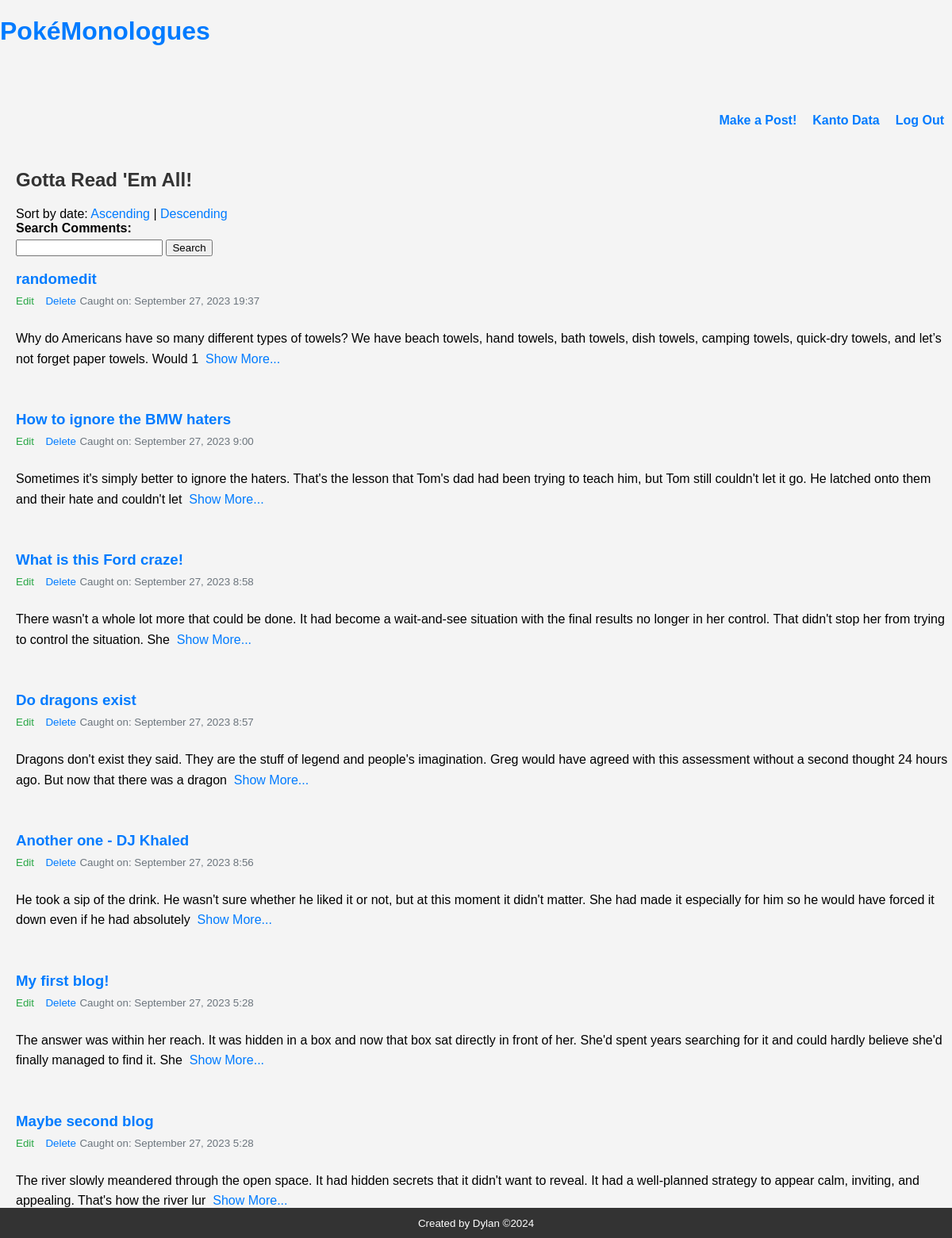
The page / on the database its author committed.
### tables this page shows
CREATE TABLE `blog` (
  `id` int NOT NULL,
  `title` varchar(250) NOT NULL,
  `content` text NOT NULL,
  `date_posted` timestamp NOT NULL DEFAULT CURRENT_TIMESTAMP
);

### index.php (the view, shortened to what this page needs)
<?php
require('connect.php');
$sort = isset($_GET['sort']) ? $_GET['sort'] : 'desc';
$query = "SELECT * FROM blog ORDER BY date_posted $sort";
$searchTerm = isset($_GET['search']) ? $_GET['search'] : '';
$query .= " LIMIT 10";
$statement = $db->prepare($query);
$statement->execute();
?>
<!DOCTYPE html>
<html lang="en">
<head>
    <link rel="stylesheet" href="main.css">
</head>
<body>
    <?php include('nav.php'); ?>
    <main class="containerBlog">
        <h2>Gotta Read 'Em All!</h2>
        <div class="sort-links">
            Sort by date:
            <a href="?sort=asc">Ascending</a> |
            <a href="?sort=desc">Descending</a>
        </div>
        <form action="" method="GET">
            <label for="search">Search Comments:</label>
            <input type="text" id="search" name="search" value="<?= htmlspecialchars($searchTerm) ?>">
            <button type="submit">Search</button>
        </form>
        <?php while($row = $statement->fetch()): ?>
                <h3 class="blog-post-title">
            <a href="show.php?id=<?=$row['id']?>"><?=$row['title']?></a>
        </h3>
        <small><a href="edit.php?id=<?=$row['id']?>" class="blog-post-edit">Edit</a></small>
        <small><a href="delete.php?id=<?=$row['id']?>" class="blog-post-delete">Delete</a></small>
        <small class="blog-post-date">
            Caught on: <time datetime="<?=$row['date_posted']?>">
                <?=date_format(date_create($row['date_posted']), 'F j, Y G:i') ?>
            <time>
        </small> <br>
        <p class="blog-post-content">
            <?php if(strlen($row['content']) > 200) : ?>
                <?=substr($row['content'], 0, 200)?>
                <a href="show.php?id=<?=$row['id']?>">&nbsp;Show More...</a>
            <?php else: ?>
                <?= $row['content'] ?>
            <?php endif ?>
        </p><br>
    <?php endwhile; ?>
    </main>
    <?php include('footer.php'); ?>
</body>
</html>

### main.css (style rules this page uses)
body { font-family: 'Arial', sans-serif; margin: 0; padding: 0; background-color: #f4f4f4; }
.containerBlog { margin: 0px 0px 0px 20px; }
h1, h2, h3 { color: #333; }
a { color: #007BFF; text-decoration: none; }
.blog-post-title { margin-bottom: 5px; }
.blog-post-edit { color: #28a745; margin-right: 10px; }
.blog-post-date { color: #6c757d; }
.blog-post-content { line-height: 1.5; }
.blog-post-title { color: #333; padding-bottom: 2px; }
.blog-post-content { line-height: 1.6; padding-top: 10px; }
label { display: block; margin-bottom: 5px; font-weight: bold; }
button { cursor: pointer; }

### rows shown on the page
blog: title "randomedit", date_posted "September 27, 2023 19:37", content "Why do Americans have so many different types of towels? We have beach towels, hand towels, bath towels, dish towels, camping towels, quick-dry towels, and let’s not forget paper towels. Would 1"
blog: title "How to ignore the BMW haters", date_posted "September 27, 2023 9:00", content "Sometimes it's simply better to ignore the haters. That's the lesson that Tom's dad had been trying to teach him, but Tom still couldn't let it go. He latched onto them and their hate and couldn't let"
blog: title "What is this Ford craze!", date_posted "September 27, 2023 8:58", content "There wasn't a whole lot more that could be done. It had become a wait-and-see situation with the final results no longer in her control. That didn't stop her from trying to control the situation. She"
blog: title "Do dragons exist", date_posted "September 27, 2023 8:57", content "Dragons don't exist they said. They are the stuff of legend and people's imagination. Greg would have agreed with this assessment without a second thought 24 hours ago. But now that there was a dragon"
blog: title "Another one - DJ Khaled", date_posted "September 27, 2023 8:56", content "He took a sip of the drink. He wasn't sure whether he liked it or not, but at this moment it didn't matter. She had made it especially for him so he would have forced it down even if he had absolutely"
blog: title "My first blog!", date_posted "September 27, 2023 5:28", content "The answer was within her reach. It was hidden in a box and now that box sat directly in front of her. She'd spent years searching for it and could hardly believe she'd finally managed to find it. She"
blog: title "Maybe second blog", date_posted "September 27, 2023 5:28", content "The river slowly meandered through the open space. It had hidden secrets that it didn't want to reveal. It had a well-planned strategy to appear calm, inviting, and appealing. That's how the river lur"
